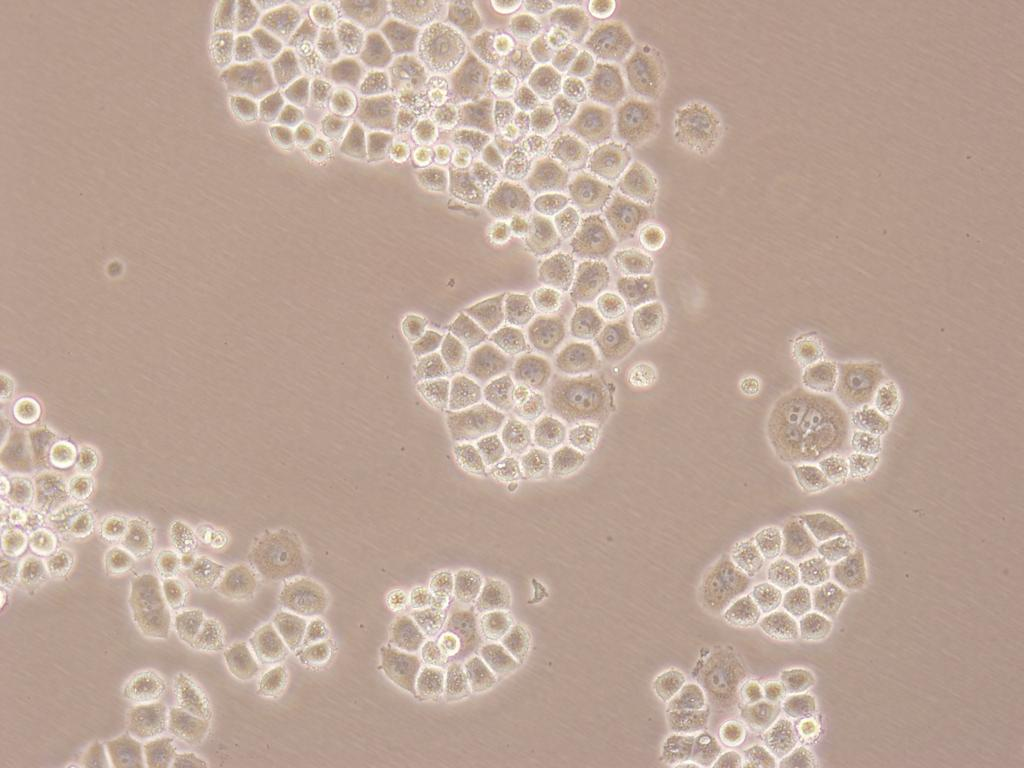
#> input picture hw1/data/im1.jpg, 1024 x 768 px
$ python part1.py   (older library calls are emulated)
#> lines starting #> are read from the running program, lines starting #| are printed output that depends on the picture; after the words box and inside, x2 and y2 are one past the last pixel; in counts of white or black regions, pixels touching at a corner belong together; long printed decimals are rounded
### hw1/utils_v2.py
import cv2
import numpy as np


def show(orig, mask):
    cv2.namedWindow('image', cv2.WINDOW_NORMAL)
    cv2.resizeWindow('image', 800, 300)
    #breakpoint()

    grey_3_channel = cv2.cvtColor(cv2.convertScaleAbs(mask), cv2.COLOR_GRAY2BGR)

    print(grey_3_channel.shape)
    numpy_horizontal_concat = np.concatenate((orig, grey_3_channel), axis=1)
    cv2.imshow('image', numpy_horizontal_concat)
    cv2.waitKey(0)

# [13 lines left out: function show_multiple, not called in this run]


def load(path, mode):
    # mode = 0 for grayscale
    # mode = 1 for rgb
#> called with path = 'data/im1.jpg', mode = 1
    return cv2.imread(path, mode)
#> returned value is the input picture: shape (768, 1024, 3); mean B, G, R 152.3, 165.8, 189.1

def load_txt(path):
    return np.loadtxt(path)


# [5 lines left out: function zoom, not called in this run]


def adapt_threshold(img):
    img = cv2.GaussianBlur(img, (7, 7), 0)
    # ret,thr = cv2.threshold(img, 0, 255, cv2.THRESH_OTSU)
    #breakpoint()
    #img = cv2.cvtColor(img, cv2.COLOR_RGB2GRAY) # drop channel size to 1
    thr = cv2.adaptiveThreshold(img, 255, cv2.ADAPTIVE_THRESH_GAUSSIAN_C, cv2.THRESH_BINARY, 11, 2)
    return 255-thr


# [19 lines left out: function thinning, not called in this run]


def sharpen_img(img, kernel_size):
    blurred = cv2.blur(img, (kernel_size, kernel_size))
    details = img - blurred
    return img + details


# [37 lines left out: functions auto_canny, filtered_connected_components, clip_outside, not called in this run]


def evaluate(mask, gold):

    mask = cv2.threshold(mask, 0, 1, cv2.THRESH_BINARY)[1]
    if np.max(gold) == 255:
        gold = cv2.threshold(gold, 0, 1, cv2.THRESH_BINARY)[1]
    #breakpoint()
    show(cv2.cvtColor(mask, cv2.COLOR_GRAY2BGR)*255, gold*255)
    TP = np.sum(np.logical_and(mask == 1, gold == 1))
    TN = np.sum(np.logical_and(mask == 0, gold == 0))
    FP = np.sum(np.logical_and(mask == 1, gold == 0))
    FN = np.sum(np.logical_and(mask == 0, gold == 1))

    precision = TP/(TP+FP)
    recall = TP/(TP+FN)
    fscore = 2*TP/(2*TP + FP + FN)
    return {"precision": precision, "recall": recall, "fscore":fscore}

# [40 lines left out: functions evaluate_part2_v2, check_set, calc_cell_tp, not called in this run]


def clip_img(img):
    img = img.copy()
    return np.clip(img, 0, 255).astype("uint8")

# [11 lines left out: functions find_center, xy_image, not called in this run]

### hw1/part1.py
import cv2
import numpy as np
import matplotlib.pyplot as plt
from utils_v2 import load, adapt_threshold, sharpen_img, evaluate, show, filtered_connected_components, clip_outside, load_txt, show_multiple, check_set


def obtain_foreground(img):
    #print(img.shape)
    gray = cv2.cvtColor(img, cv2.COLOR_RGB2GRAY)
    blur = cv2.GaussianBlur(gray, (11, 11), 0)
    sharpened = sharpen_img(blur, kernel_size=6)
    adapt_th = adapt_threshold(sharpened)

    kernel = np.ones((8, 8), np.uint8)
    mask = cv2.morphologyEx(adapt_th, cv2.MORPH_CLOSE, kernel, iterations=2)

    #mask = filtered_connected_components(mask, connectivity=500, area_threshold=400)
    #breakpoint()

    return mask

def main():
    im1_path = "data/im1.jpg"
    gold1_path = "data/im1_gold_mask.txt"
    im2_path = "data/im2.jpg"
    gold2_path = "data/im2_gold_mask.txt"
    im3_path = "data/im3.jpg"
    gold3_path = "data/im3_gold_mask.txt"

    im_paths = [im1_path, im2_path, im3_path]
    gold_paths = [gold1_path, gold2_path, gold3_path]
    ims = []
    golds = []
    masks = []

    for im_path, gold_path in zip(im_paths, gold_paths):
        ims.append(load(im_path, 1))
        golds.append(load_txt(gold_path))
    #breakpoint()

    for im, gold in zip(ims, golds):
        mask = obtain_foreground(im)
        masks.append(mask)
        show(im, mask)
#> this loop made 3 passes
#| (768, 1024, 3)
#| (768, 1024, 3)
#| (768, 1024, 3)
#> pass 1, in obtain_foreground, `gray = cv2.cvtColor(img, cv2.COLOR_RGB2GRAY)`:
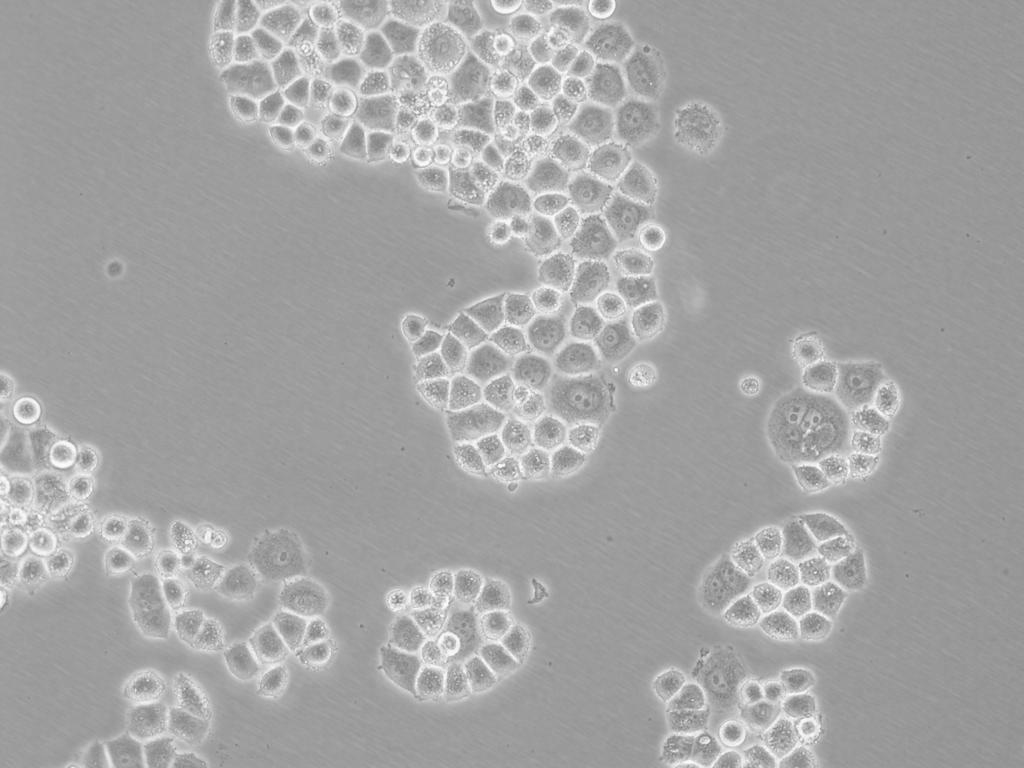
#> gray: shape (768, 1024); min 113, max 253, mean 164.3
#> pass 1, in sharpen_img, `details = img - blurred`:
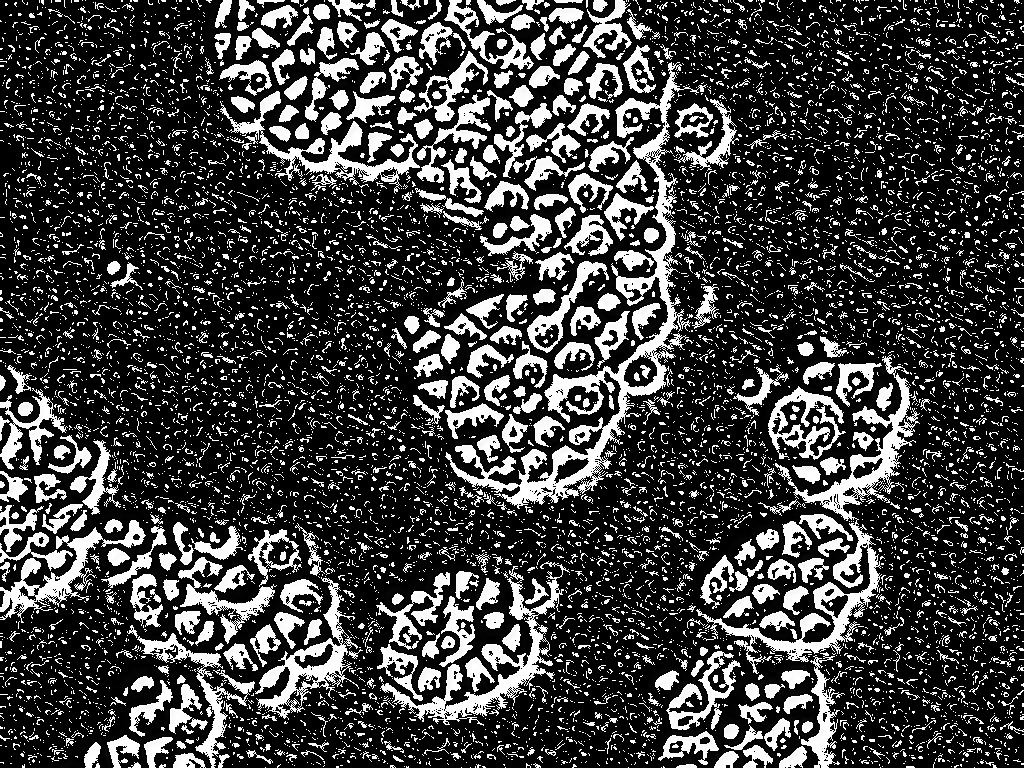
#> details: shape (768, 1024); min 0, max 255, mean 62.7
#> after the loop, masks = 3 items

    #im_vertical_concat = np.concatenate((ims[0], ims[1], ims[2]), axis=0)
    #mask_vertical_concat = np.concatenate((masks[0], masks[1], masks[2]), axis=0)
    #show(im_vertical_concat, mask_vertical_concat)

    for idx, mask in enumerate(masks):
        cv2.imwrite(f"data/mask_{idx}.jpg", mask)
#> this loop made 3 passes
#> pass 1, in main, `cv2.imwrite(f"data/mask_{idx}.jpg", mask)`:
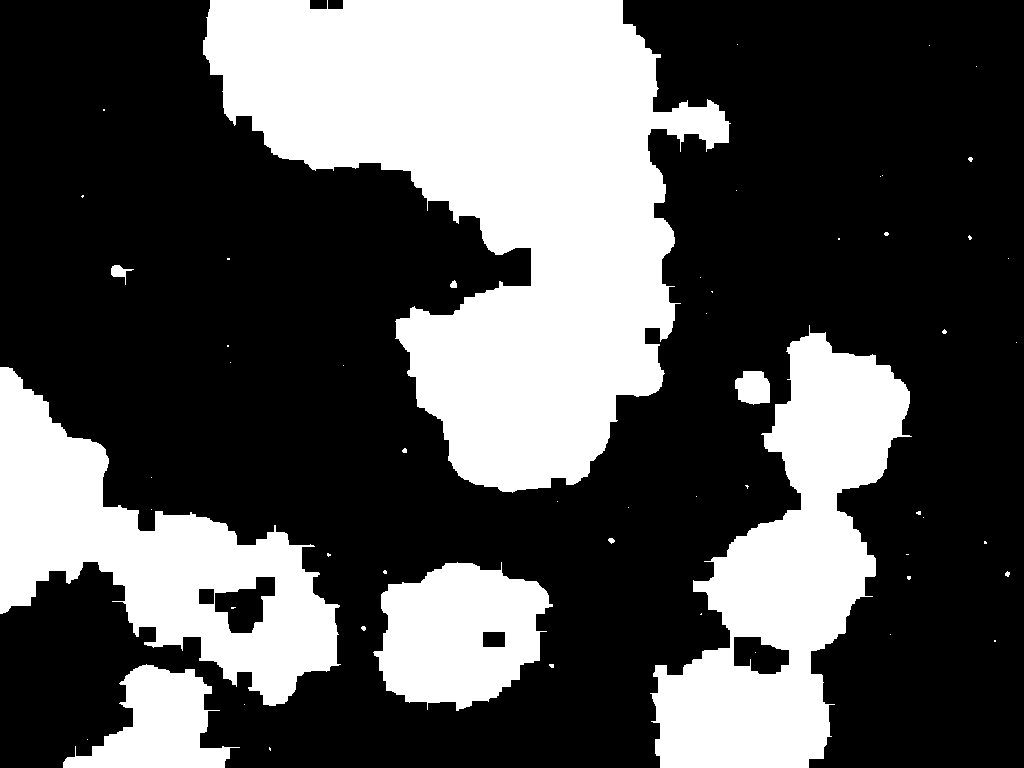
#> saved as mask_0.jpg: shape (768, 1024); 33.3% white; 56 white regions (45 under 20 px), largest, box (x1, y1, x2, y2) and area: (203, 0, 731, 493) 135456, (650, 325, 912, 768) 51925, (0, 367, 341, 706) 44553
#> pass 2, in main, `cv2.imwrite(f"data/mask_{idx}.jpg", mask)`:
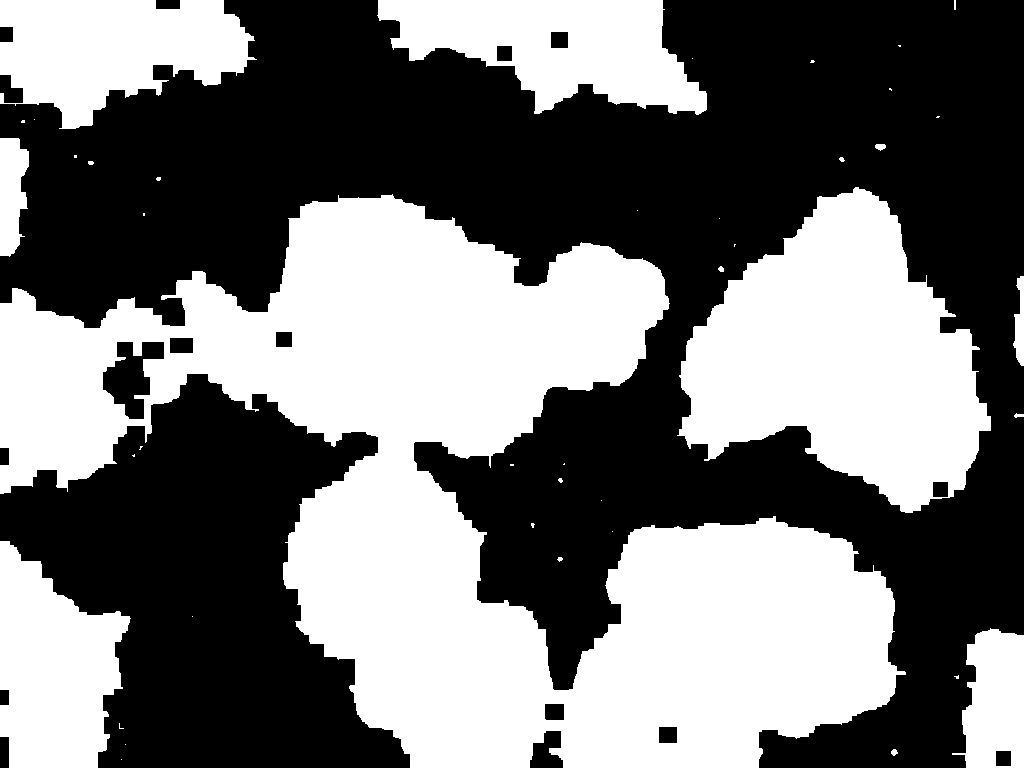
#> saved as mask_1.jpg: shape (768, 1024); 46% white; 42 white regions (26 under 20 px), largest, box (x1, y1, x2, y2) and area: (0, 194, 906, 768) 224341, (677, 187, 991, 513) 60725, (377, 0, 707, 115) 23008

    for mask, gold in zip(masks, golds):
        #breakpoint()
        score = evaluate(mask, gold)
        print(score)
#> this loop made 3 passes
#> (TP in evaluate, TN in evaluate, FP in evaluate, FN in evaluate, precision in evaluate, recall in evaluate, fscore in evaluate) on passes 1 to 3: (226225, 519118, 35293, 5796, 0.865, 0.975, 0.917), (327064, 416427, 34375, 8566, 0.905, 0.974, 0.938), (471072, 280556, 31409, 3395, 0.937, 0.993, 0.964)
#| (768, 1024, 3)
#| {'precision': 0.865, 'recall': 0.975, 'fscore': 0.9167}
#| (768, 1024, 3)
#| {'precision': 0.9049, 'recall': 0.9745, 'fscore': 0.9384}
#| (768, 1024, 3)
#| {'precision': 0.9375, 'recall': 0.9928, 'fscore': 0.9644}
#> pass 1, in show (call 4), `grey_3_channel = cv2.cvtColor(cv2.convertScaleAbs(mask), cv2.COLOR_GRA..`:
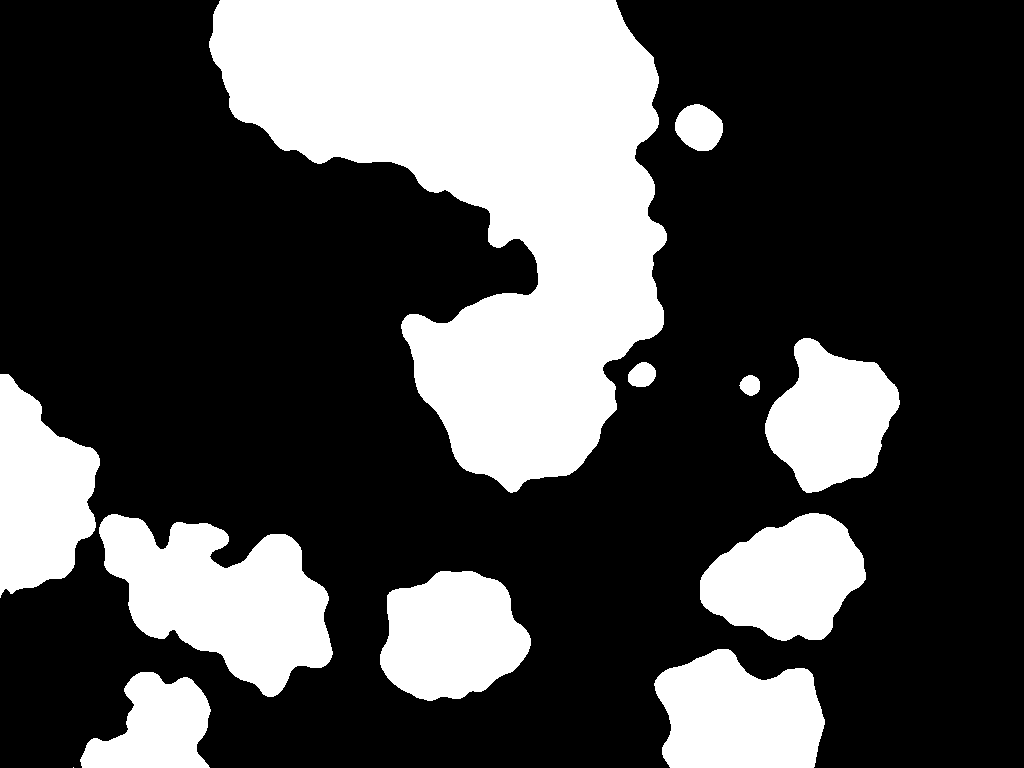
#> grey_3_channel: shape (768, 1024, 3); 29.5% white; 12 white regions (1 under 20 px), largest, box (x1, y1, x2, y2) and area: (209, 0, 667, 493) 122676, (99, 514, 333, 697) 24903, (654, 649, 825, 768) 15843
#> pass 1, in show (call 4), `numpy_horizontal_concat = np.concatenate((orig, grey_3_channel), axis=1)`:
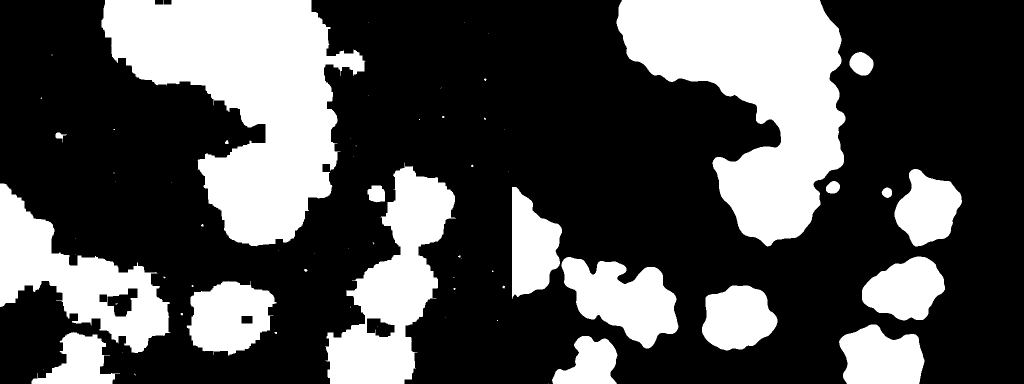
#> numpy_horizontal_concat: shape (768, 2048, 3) (shown at 1/2 size); 31.4% white; 68 white regions (46 under 20 px), largest, box (x1, y1, x2, y2) and area: (203, 0, 731, 493) 135456, (1233, 0, 1691, 493) 122676, (650, 325, 912, 768) 51925

if __name__ == "__main__":
    main()
